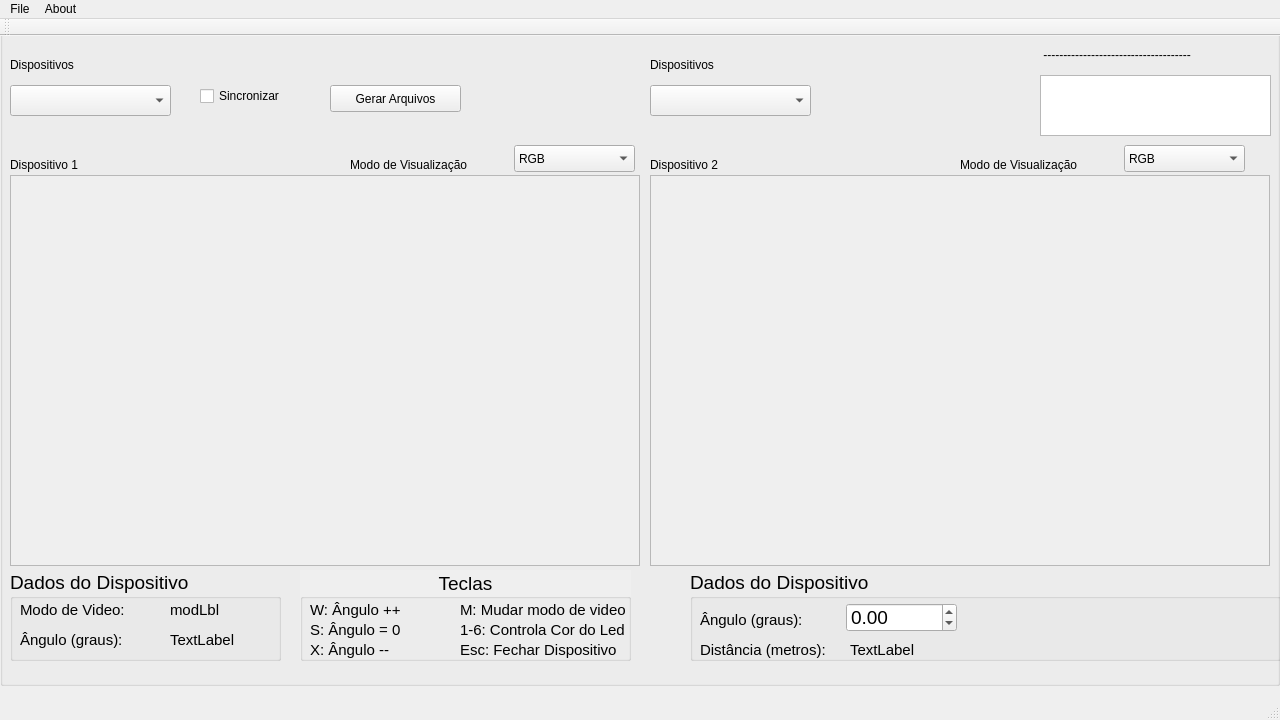
<?xml version="1.0" encoding="UTF-8"?>
<ui version="4.0">
 <class>MainWindow</class>
 <widget class="QMainWindow" name="MainWindow">
  <property name="geometry">
   <rect>
    <x>0</x>
    <y>0</y>
    <width>1280</width>
    <height>720</height>
   </rect>
  </property>
  <property name="maximumSize">
   <size>
    <width>1920</width>
    <height>1080</height>
   </size>
  </property>
  <property name="windowTitle">
   <string>MainWindow</string>
  </property>
  <widget class="QWidget" name="centralWidget">
   <widget class="QGroupBox" name="mainGpBox">
    <property name="geometry">
     <rect>
      <x>0</x>
      <y>-11</y>
      <width>1280</width>
      <height>661</height>
     </rect>
    </property>
    <property name="autoFillBackground">
     <bool>false</bool>
    </property>
    <property name="title">
     <string/>
    </property>
    <property name="alignment">
     <set>Qt::AlignCenter</set>
    </property>
    <widget class="QFrame" name="viewFrame">
     <property name="geometry">
      <rect>
       <x>10</x>
       <y>150</y>
       <width>630</width>
       <height>391</height>
      </rect>
     </property>
     <property name="baseSize">
      <size>
       <width>640</width>
       <height>480</height>
      </size>
     </property>
     <property name="autoFillBackground">
      <bool>true</bool>
     </property>
     <property name="frameShape">
      <enum>QFrame::StyledPanel</enum>
     </property>
     <property name="frameShadow">
      <enum>QFrame::Raised</enum>
     </property>
    </widget>
    <widget class="QLabel" name="dispositivoLbl">
     <property name="geometry">
      <rect>
       <x>10</x>
       <y>130</y>
       <width>371</width>
       <height>20</height>
      </rect>
     </property>
     <property name="text">
      <string>Dispositivo 1</string>
     </property>
    </widget>
    <widget class="QLabel" name="dispositivoslbl">
     <property name="geometry">
      <rect>
       <x>10</x>
       <y>30</y>
       <width>81</width>
       <height>20</height>
      </rect>
     </property>
     <property name="text">
      <string>Dispositivos</string>
     </property>
    </widget>
    <widget class="QComboBox" name="dispositivosCB">
     <property name="geometry">
      <rect>
       <x>10</x>
       <y>60</y>
       <width>161</width>
       <height>31</height>
      </rect>
     </property>
     <item>
      <property name="text">
       <string/>
      </property>
     </item>
     <item>
      <property name="text">
       <string>Laser</string>
      </property>
     </item>
     <item>
      <property name="text">
       <string>RGBD</string>
      </property>
     </item>
     <item>
      <property name="text">
       <string>IMU</string>
      </property>
     </item>
     <item>
      <property name="text">
       <string>Astra</string>
      </property>
     </item>
     <item>
      <property name="text">
       <string>Zed</string>
      </property>
     </item>
    </widget>
    <widget class="QFrame" name="viewFrame_2">
     <property name="geometry">
      <rect>
       <x>650</x>
       <y>150</y>
       <width>620</width>
       <height>391</height>
      </rect>
     </property>
     <property name="baseSize">
      <size>
       <width>640</width>
       <height>480</height>
      </size>
     </property>
     <property name="autoFillBackground">
      <bool>true</bool>
     </property>
     <property name="frameShape">
      <enum>QFrame::StyledPanel</enum>
     </property>
     <property name="frameShadow">
      <enum>QFrame::Raised</enum>
     </property>
    </widget>
    <widget class="QTextBrowser" name="txtBox">
     <property name="geometry">
      <rect>
       <x>1040</x>
       <y>50</y>
       <width>231</width>
       <height>61</height>
      </rect>
     </property>
    </widget>
    <widget class="QLabel" name="lblConnect">
     <property name="geometry">
      <rect>
       <x>1040</x>
       <y>20</y>
       <width>231</width>
       <height>20</height>
      </rect>
     </property>
     <property name="text">
      <string> -------------------------------------</string>
     </property>
    </widget>
    <widget class="QLabel" name="dispositivoLbl_2">
     <property name="geometry">
      <rect>
       <x>650</x>
       <y>130</y>
       <width>371</width>
       <height>20</height>
      </rect>
     </property>
     <property name="text">
      <string>Dispositivo 2</string>
     </property>
    </widget>
    <widget class="QGroupBox" name="teclasGpBox">
     <property name="geometry">
      <rect>
       <x>300</x>
       <y>545</y>
       <width>331</width>
       <height>91</height>
      </rect>
     </property>
     <property name="font">
      <font>
       <pointsize>14</pointsize>
      </font>
     </property>
     <property name="autoFillBackground">
      <bool>true</bool>
     </property>
     <property name="title">
      <string>Teclas</string>
     </property>
     <property name="alignment">
      <set>Qt::AlignCenter</set>
     </property>
     <widget class="QLabel" name="label">
      <property name="geometry">
       <rect>
        <x>10</x>
        <y>30</y>
        <width>101</width>
        <height>20</height>
       </rect>
      </property>
      <property name="font">
       <font>
        <pointsize>11</pointsize>
       </font>
      </property>
      <property name="text">
       <string>W: Ângulo ++</string>
      </property>
     </widget>
     <widget class="QLabel" name="label_2">
      <property name="geometry">
       <rect>
        <x>10</x>
        <y>50</y>
        <width>91</width>
        <height>20</height>
       </rect>
      </property>
      <property name="font">
       <font>
        <pointsize>11</pointsize>
       </font>
      </property>
      <property name="text">
       <string>S: Ângulo = 0</string>
      </property>
     </widget>
     <widget class="QLabel" name="label_3">
      <property name="geometry">
       <rect>
        <x>10</x>
        <y>70</y>
        <width>91</width>
        <height>20</height>
       </rect>
      </property>
      <property name="font">
       <font>
        <pointsize>11</pointsize>
       </font>
      </property>
      <property name="text">
       <string>X: Ângulo --</string>
      </property>
     </widget>
     <widget class="QLabel" name="label_4">
      <property name="geometry">
       <rect>
        <x>160</x>
        <y>30</y>
        <width>171</width>
        <height>20</height>
       </rect>
      </property>
      <property name="font">
       <font>
        <pointsize>11</pointsize>
       </font>
      </property>
      <property name="text">
       <string>M: Mudar modo de video</string>
      </property>
     </widget>
     <widget class="QLabel" name="label_5">
      <property name="geometry">
       <rect>
        <x>160</x>
        <y>50</y>
        <width>171</width>
        <height>20</height>
       </rect>
      </property>
      <property name="font">
       <font>
        <pointsize>11</pointsize>
       </font>
      </property>
      <property name="text">
       <string>1-6: Controla Cor do Led</string>
      </property>
     </widget>
     <widget class="QLabel" name="label_6">
      <property name="geometry">
       <rect>
        <x>160</x>
        <y>70</y>
        <width>171</width>
        <height>20</height>
       </rect>
      </property>
      <property name="font">
       <font>
        <pointsize>11</pointsize>
       </font>
      </property>
      <property name="text">
       <string>Esc: Fechar Dispositivo</string>
      </property>
     </widget>
    </widget>
    <widget class="QGroupBox" name="dispositivoGpBox">
     <property name="geometry">
      <rect>
       <x>10</x>
       <y>545</y>
       <width>271</width>
       <height>91</height>
      </rect>
     </property>
     <property name="font">
      <font>
       <pointsize>14</pointsize>
      </font>
     </property>
     <property name="title">
      <string>Dados do Dispositivo</string>
     </property>
     <widget class="QLabel" name="angRGBLbl">
      <property name="enabled">
       <bool>true</bool>
      </property>
      <property name="geometry">
       <rect>
        <x>160</x>
        <y>60</y>
        <width>66</width>
        <height>20</height>
       </rect>
      </property>
      <property name="font">
       <font>
        <pointsize>11</pointsize>
       </font>
      </property>
      <property name="text">
       <string>TextLabel</string>
      </property>
     </widget>
     <widget class="QLabel" name="mod_auxLbl">
      <property name="geometry">
       <rect>
        <x>10</x>
        <y>30</y>
        <width>131</width>
        <height>20</height>
       </rect>
      </property>
      <property name="font">
       <font>
        <pointsize>11</pointsize>
       </font>
      </property>
      <property name="text">
       <string>Modo de Video:</string>
      </property>
     </widget>
     <widget class="QLabel" name="angRGBAuxLbl">
      <property name="geometry">
       <rect>
        <x>10</x>
        <y>60</y>
        <width>121</width>
        <height>20</height>
       </rect>
      </property>
      <property name="font">
       <font>
        <pointsize>11</pointsize>
       </font>
      </property>
      <property name="text">
       <string>Ângulo (graus):</string>
      </property>
     </widget>
     <widget class="QLabel" name="modLbl">
      <property name="enabled">
       <bool>true</bool>
      </property>
      <property name="geometry">
       <rect>
        <x>160</x>
        <y>30</y>
        <width>66</width>
        <height>20</height>
       </rect>
      </property>
      <property name="font">
       <font>
        <pointsize>11</pointsize>
       </font>
      </property>
      <property name="text">
       <string>modLbl</string>
      </property>
     </widget>
    </widget>
    <widget class="QGroupBox" name="dispositivo2GpBox">
     <property name="geometry">
      <rect>
       <x>690</x>
       <y>545</y>
       <width>591</width>
       <height>91</height>
      </rect>
     </property>
     <property name="font">
      <font>
       <pointsize>14</pointsize>
      </font>
     </property>
     <property name="title">
      <string>Dados do Dispositivo</string>
     </property>
     <widget class="QLabel" name="angAuxLbl">
      <property name="geometry">
       <rect>
        <x>10</x>
        <y>40</y>
        <width>121</width>
        <height>20</height>
       </rect>
      </property>
      <property name="font">
       <font>
        <pointsize>11</pointsize>
       </font>
      </property>
      <property name="text">
       <string>Ângulo (graus):</string>
      </property>
     </widget>
     <widget class="QLabel" name="distLbl">
      <property name="enabled">
       <bool>true</bool>
      </property>
      <property name="geometry">
       <rect>
        <x>160</x>
        <y>70</y>
        <width>421</width>
        <height>20</height>
       </rect>
      </property>
      <property name="font">
       <font>
        <pointsize>11</pointsize>
       </font>
      </property>
      <property name="text">
       <string>TextLabel</string>
      </property>
     </widget>
     <widget class="QLabel" name="distAuxLbl">
      <property name="geometry">
       <rect>
        <x>10</x>
        <y>70</y>
        <width>131</width>
        <height>20</height>
       </rect>
      </property>
      <property name="font">
       <font>
        <pointsize>11</pointsize>
       </font>
      </property>
      <property name="text">
       <string>Distância (metros):</string>
      </property>
     </widget>
     <widget class="QDoubleSpinBox" name="angSpin">
      <property name="geometry">
       <rect>
        <x>156</x>
        <y>33</y>
        <width>111</width>
        <height>29</height>
       </rect>
      </property>
      <property name="minimum">
       <double>-120.000000000000000</double>
      </property>
      <property name="maximum">
       <double>120.000000000000000</double>
      </property>
      <property name="singleStep">
       <double>0.350000000000000</double>
      </property>
     </widget>
    </widget>
    <widget class="QComboBox" name="vModeCB">
     <property name="geometry">
      <rect>
       <x>514</x>
       <y>120</y>
       <width>121</width>
       <height>27</height>
      </rect>
     </property>
     <item>
      <property name="text">
       <string>RGB</string>
      </property>
     </item>
     <item>
      <property name="text">
       <string>Depth</string>
      </property>
     </item>
     <item>
      <property name="text">
       <string>RGB/Depth</string>
      </property>
     </item>
     <item>
      <property name="text">
       <string>Point Clould</string>
      </property>
     </item>
    </widget>
    <widget class="QLabel" name="vModeLbl">
     <property name="geometry">
      <rect>
       <x>350</x>
       <y>130</y>
       <width>151</width>
       <height>20</height>
      </rect>
     </property>
     <property name="text">
      <string>Modo de Visualização</string>
     </property>
    </widget>
    <widget class="QLabel" name="vModeLbl_2">
     <property name="geometry">
      <rect>
       <x>960</x>
       <y>130</y>
       <width>151</width>
       <height>20</height>
      </rect>
     </property>
     <property name="text">
      <string>Modo de Visualização</string>
     </property>
    </widget>
    <widget class="QComboBox" name="vModeCB_2">
     <property name="geometry">
      <rect>
       <x>1124</x>
       <y>120</y>
       <width>121</width>
       <height>27</height>
      </rect>
     </property>
     <item>
      <property name="text">
       <string>RGB</string>
      </property>
     </item>
     <item>
      <property name="text">
       <string>Depth</string>
      </property>
     </item>
     <item>
      <property name="text">
       <string>RGB/Depth</string>
      </property>
     </item>
    </widget>
    <widget class="QComboBox" name="dispositivosCB_2">
     <property name="geometry">
      <rect>
       <x>650</x>
       <y>60</y>
       <width>161</width>
       <height>31</height>
      </rect>
     </property>
     <item>
      <property name="text">
       <string/>
      </property>
     </item>
     <item>
      <property name="text">
       <string>Laser</string>
      </property>
     </item>
     <item>
      <property name="text">
       <string>RGBD</string>
      </property>
     </item>
     <item>
      <property name="text">
       <string>IMU</string>
      </property>
     </item>
     <item>
      <property name="text">
       <string>Astra</string>
      </property>
     </item>
     <item>
      <property name="text">
       <string>Zed</string>
      </property>
     </item>
    </widget>
    <widget class="QLabel" name="dispositivoslbl_2">
     <property name="geometry">
      <rect>
       <x>650</x>
       <y>30</y>
       <width>81</width>
       <height>20</height>
      </rect>
     </property>
     <property name="text">
      <string>Dispositivos</string>
     </property>
    </widget>
    <widget class="QPushButton" name="pushButton">
     <property name="geometry">
      <rect>
       <x>330</x>
       <y>60</y>
       <width>131</width>
       <height>27</height>
      </rect>
     </property>
     <property name="text">
      <string>Gerar Arquivos</string>
     </property>
    </widget>
    <widget class="QCheckBox" name="checkBox">
     <property name="geometry">
      <rect>
       <x>200</x>
       <y>60</y>
       <width>111</width>
       <height>22</height>
      </rect>
     </property>
     <property name="text">
      <string>Sincronizar</string>
     </property>
    </widget>
   </widget>
  </widget>
  <widget class="QMenuBar" name="menuBar">
   <property name="geometry">
    <rect>
     <x>0</x>
     <y>0</y>
     <width>1280</width>
     <height>25</height>
    </rect>
   </property>
   <widget class="QMenu" name="menuFile">
    <property name="title">
     <string>File</string>
    </property>
    <addaction name="separator"/>
    <addaction name="actionExit"/>
   </widget>
   <widget class="QMenu" name="menuAbout">
    <property name="title">
     <string>About</string>
    </property>
   </widget>
   <addaction name="menuFile"/>
   <addaction name="menuAbout"/>
  </widget>
  <widget class="QToolBar" name="mainToolBar">
   <attribute name="toolBarArea">
    <enum>TopToolBarArea</enum>
   </attribute>
   <attribute name="toolBarBreak">
    <bool>false</bool>
   </attribute>
  </widget>
  <widget class="QStatusBar" name="statusBar"/>
  <action name="actionExit">
   <property name="text">
    <string>Exit</string>
   </property>
  </action>
 </widget>
 <layoutdefault spacing="6" margin="11"/>
 <resources/>
 <connections/>
</ui>
